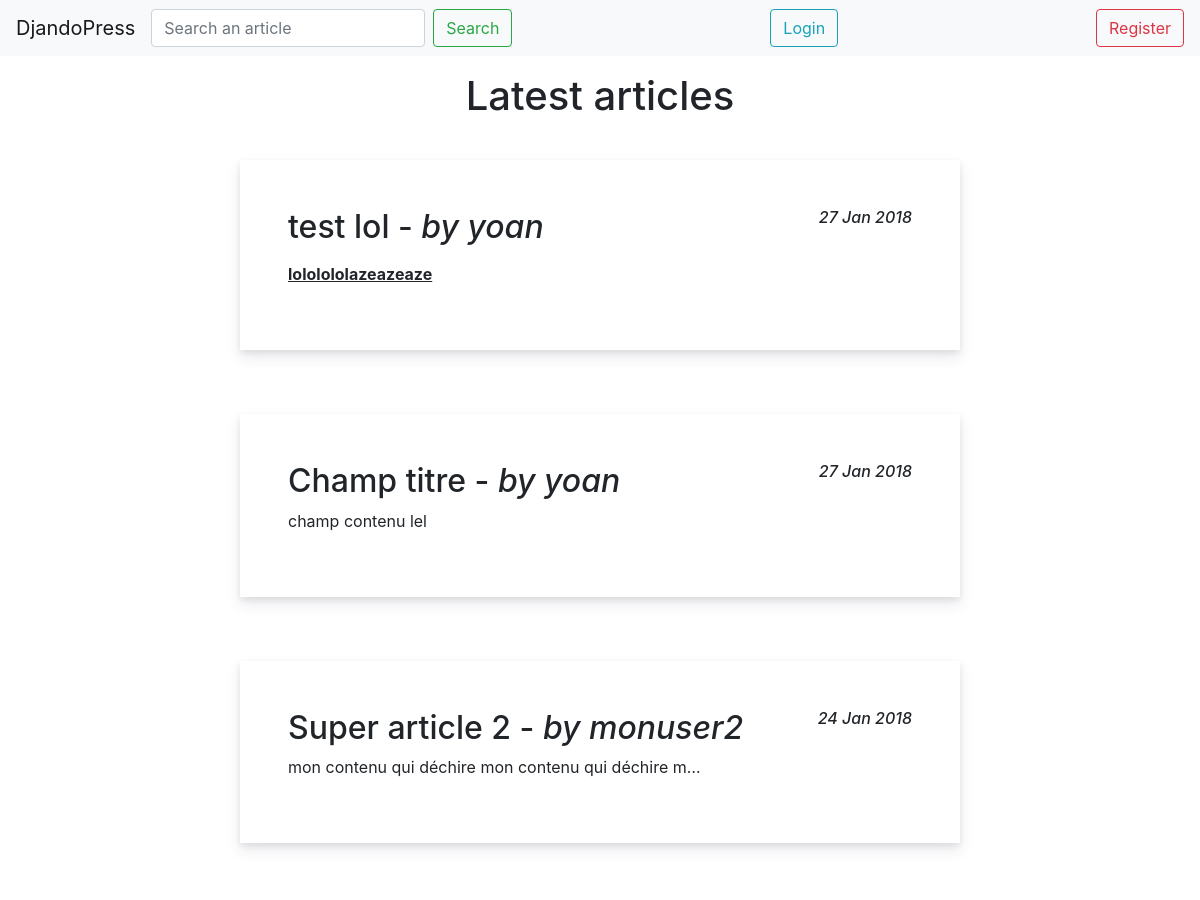
Before: /fr/ (upper part) with the older database file.
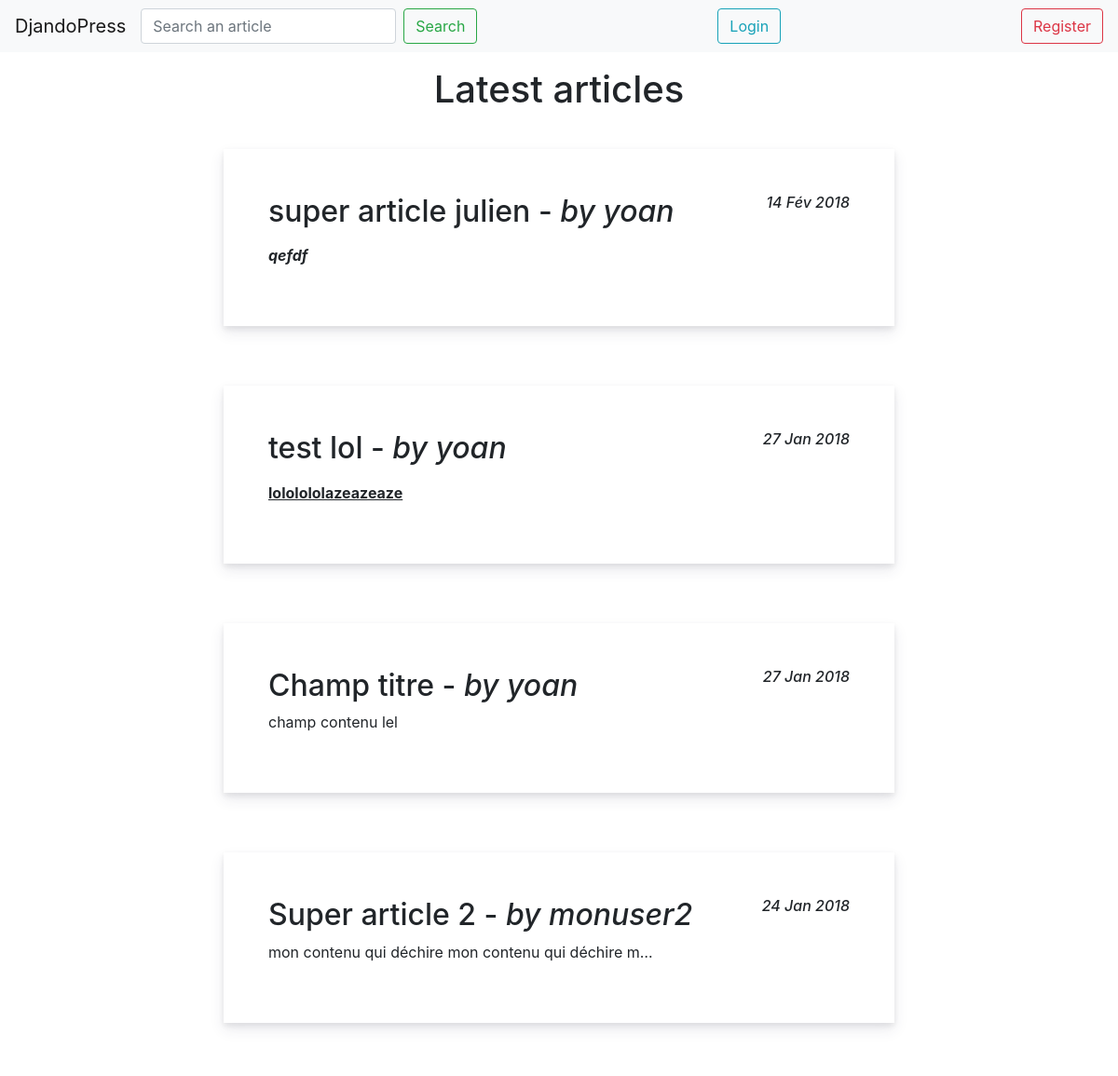
After: the same page with the newer database file.
### app/models.py (models this page shows, shortened)
class Article(models.Model):
    title = models.CharField(max_length=200,
                             default=None,
                             blank=True,
                             help_text='Title')
    content = models.TextField(default=None,
                               blank=True,
                               help_text='Content')
    author = models.ForeignKey(User, on_delete=models.CASCADE)
    created_at = models.DateTimeField(auto_now_add=True)
    updated_at = models.DateTimeField(auto_now=True)

### app/views.py (the view)
class IndexView(ListView):
    template_name = 'home.html'
    model = Article
    def get_context_data(self, **kwargs):
        context = super().get_context_data(**kwargs)
        return context

### templates/home.html (shortened to what this page needs)
{% load i18n %}
{% include 'head.html' %}
        <div class="homePageContainer">
            <h1>{% trans 'Latest articles' %}</h1>
            {% for article in object_list reversed %}
                <div class="articleContainer">
                    <a class="articleContent" href="{% url 'article' pk=article.pk %}">
                        <article>
                            <h2>
                                {{ article.title }} - <i>{% trans 'by' %} {{ article.author }}</i>
                                <em class="articleDate">{{ article.created_at|date:"d M Y" }}</em>
                            </h2>
                            <p>
                                {{ article.content|truncatechars_html:50|safe }}
                            </p>
                        </article>
                    </a>
                </div>
            {% empty %}
                <li>No article available</li>
            {% endfor %}
        </div>
</body>
</html>

Changed rows visible on the page:
added Article: title "super article julien", author "yoan", created_at "14 Fév 2018", content "qefdf"
